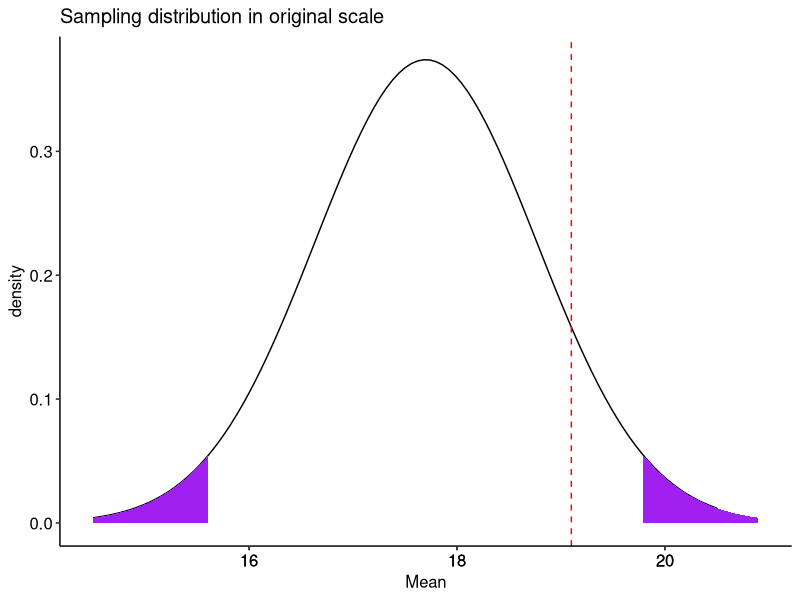
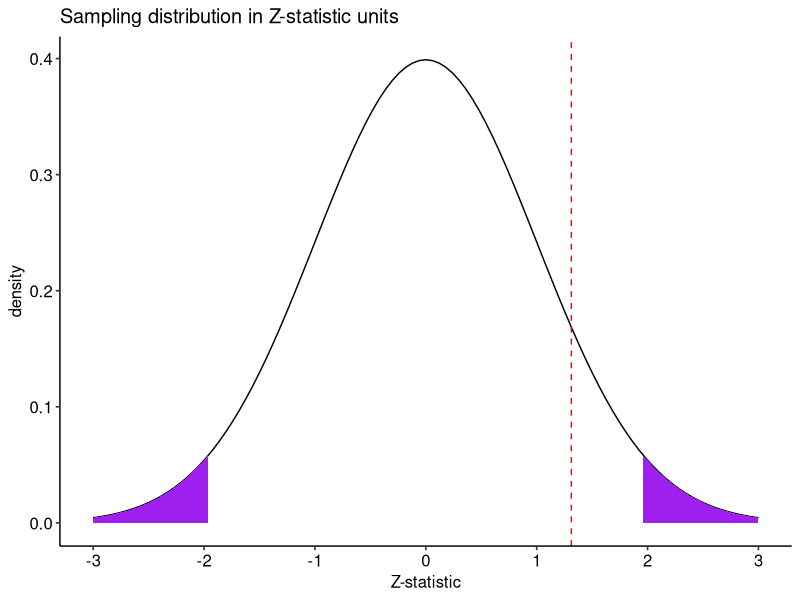
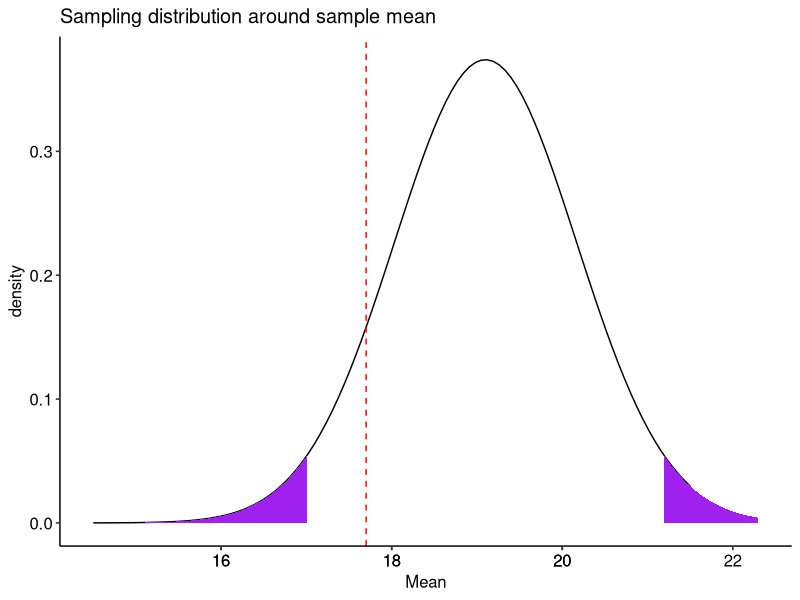
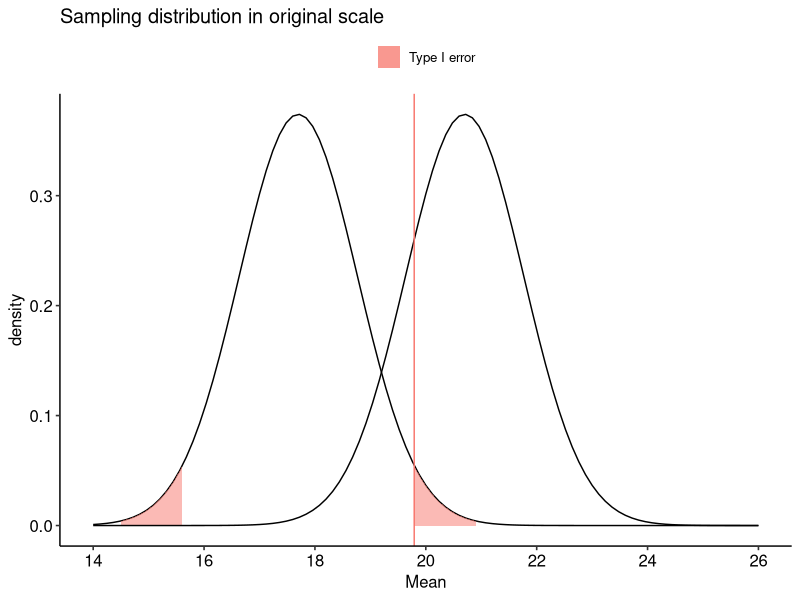
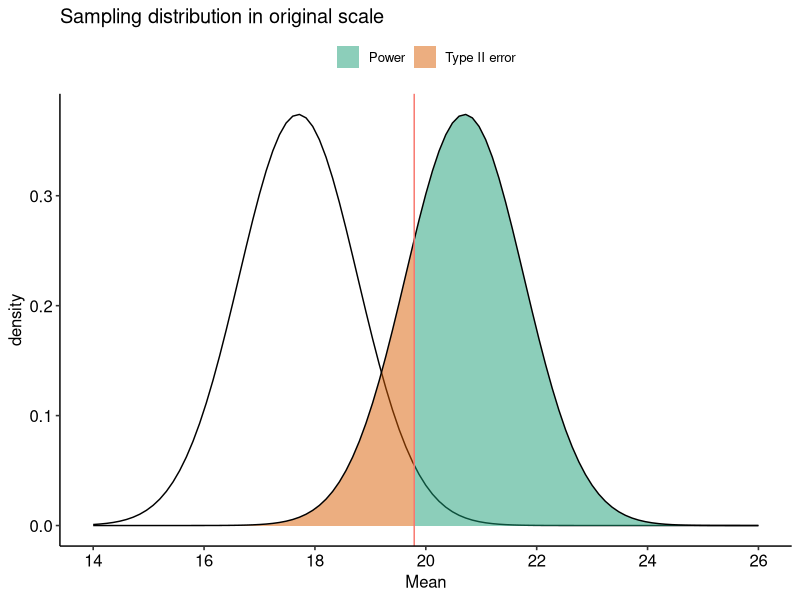
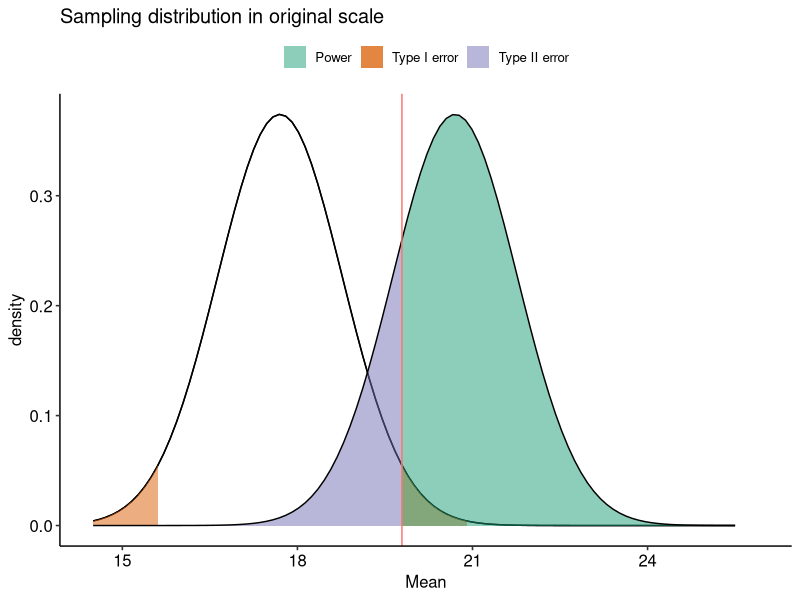
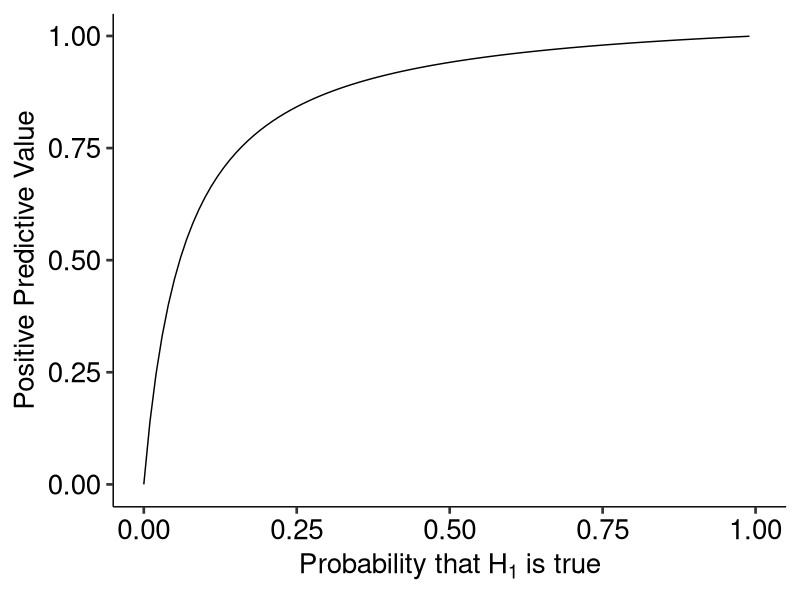
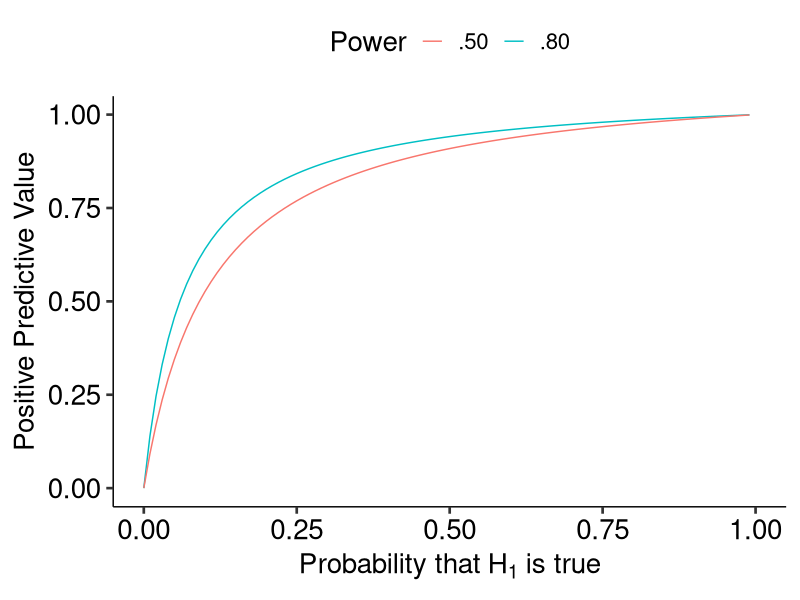

Recreate these plots in R, in order.
## ---- chunk 1
library(tidyverse)
library(ggpubr)
## ---- chunk 2
mu = 17.7
sigma = 3.2
n = 9
xbar = 19.1

sem = sigma/sqrt(n)

cv_pos = mu + 1.96*sem
cv_neg = mu - 1.96*sem

zstat = (xbar-mu)/sem
## ---- chunk 3
#| code-fold: true
mu = 17.7; sigma = 3.2; n = 9; xbar = 19.1

sem = sigma/sqrt(n)

cv_pos = mu + 1.96*sem
cv_neg = mu - 1.96*sem

zstat = (xbar-mu)/sem
lower_bound = mu-3*sem
upper_bound = mu+3*sem

data.frame(M = c(lower_bound:upper_bound)) %>%
  ggplot(aes(x = M)) +
   stat_function(fun = function(x) dnorm(x, mean = mu, sd = sem), 
                 geom = "line") +
  stat_function(fun = function(x) dnorm(x, mean = mu, sd = sem), 
                 geom = "area", fill = "purple", xlim = c(cv_pos, upper_bound)) +
  stat_function(fun = function(x) dnorm(x, mean = mu, sd = sem), 
                 geom = "area", fill = "purple", xlim = c(lower_bound, cv_neg)) +
  geom_vline(aes(xintercept = xbar), color = "red", linetype = "dashed") +
  scale_x_continuous(breaks = round(c(lower_bound:upper_bound))) + 
  labs(x = "Mean", y = "density", title = "Sampling distribution in original scale")+
  theme_pubr()
## ---- chunk 4
#| code-fold: true
data.frame(M = c(-3:3)) %>%
  ggplot(aes(x = M)) +
   stat_function(fun = function(x) dnorm(x), 
                 geom = "line") +
  stat_function(fun = function(x) dnorm(x), 
                 geom = "area", fill = "purple", xlim = c(1.96, 3)) +
  stat_function(fun = function(x) dnorm(x), 
                 geom = "area", fill = "purple", xlim = c(-3, -1.96)) +
  geom_vline(aes(xintercept = zstat), color = "red", linetype = "dashed") +
  scale_x_continuous(breaks = c(-3:3)) +
  labs(x = "Z-statistic", y = "density", title = "Sampling distribution in Z-statistic units")+
  theme_pubr()
## ---- chunk 5
pnorm(q = 19.1, mean = 17.7, sd = 1.067, lower.tail = F)*2
pnorm(q = 1.3125, lower.tail = F)*2
## ---- chunk 6
#| code-fold: true
mu = 17.7; sigma = 3.2; n = 9; xbar = 19.1

sem = sigma/sqrt(n)

cv_pos = xbar + 1.96*sem
cv_neg = xbar - 1.96*sem

zstat = (xbar-mu)/sem
lower_bound = mu-3*sem
upper_bound = xbar+3*sem

data.frame(M = c(lower_bound:upper_bound)) %>%
  ggplot(aes(x = M)) +
  stat_function(fun = function(x) dnorm(x, mean = xbar, sd = sem), 
                 geom = "line") +
  stat_function(fun = function(x) dnorm(x, mean = xbar, sd = sem), 
                 geom = "area", fill = "purple", xlim = c(cv_pos, upper_bound)) +
  stat_function(fun = function(x) dnorm(x, mean = xbar, sd = sem), 
                 geom = "area", fill = "purple", xlim = c(lower_bound, cv_neg)) +
  geom_vline(aes(xintercept = mu), color = "red", linetype = "dashed") +
  scale_x_continuous(breaks = round(c(lower_bound:upper_bound))) + 
  labs(x = "Mean", y = "density", title = "Sampling distribution around sample mean")+
  theme_pubr()
## ---- chunk 7
#| code-fold: true

mu = 17.7; sigma = 3.2; n = 9; xbar = 19.1

sem = sigma/sqrt(n)

cv_pos = mu + 1.96*sem
cv_neg = mu - 1.96*sem

zstat = (xbar-mu)/sem
lower_bound = mu-3*sem
upper_bound = mu+3*sem

data.frame(M = c(lower_bound:(upper_bound+5))) %>%
  ggplot(aes(x = M)) +
  stat_function(fun = function(x) dnorm(x, mean = mu, sd = sem), 
                 geom = "line") +
  stat_function(aes(fill = "Type I error"), fun = function(x) dnorm(x, mean = mu, sd = sem), 
                 geom = "area", xlim = c(cv_pos, upper_bound),
                alpha = .5) +
  stat_function(aes(fill = "Type I error"), fun = function(x) dnorm(x, mean = mu, sd = sem), 
                 geom = "area", xlim = c(lower_bound, cv_neg),
                alpha = .5) +
  stat_function(fun = function(x) dnorm(x, mean = mu+3, sd = sem), 
                 geom = "line") +
  geom_vline(aes(xintercept = cv_pos, color = "Type I error")) +
  scale_x_continuous(breaks = seq(14,26,2), limits = c(14,26)) +
  guides(color = "none") +
  labs(x = "Mean", y = "density", title = "Sampling distribution in original scale", fill = NULL)+
  theme_pubr()
## ---- chunk 8
#| code-fold: true
data.frame(M = c(lower_bound:(upper_bound+5))) %>%
  ggplot(aes(x = M)) +
   stat_function(fun = function(x) dnorm(x, mean = mu, sd = sem), 
                 geom = "line") +
  stat_function(aes(fill = "Type II error"), fun = function(x) dnorm(x, mean = mu+3, sd = sem), 
                 geom = "area", xlim = c(lower_bound, cv_pos),
                alpha = .5) +
  stat_function(aes(fill = "Power"), fun = function(x) dnorm(x, mean = mu+3, sd = sem), 
                 geom = "area", xlim = c(cv_pos, upper_bound+5),
                alpha = .5) +
  stat_function(fun = function(x) dnorm(x, mean = mu+3, sd = sem), 
                 geom = "line") +
  geom_vline(aes(xintercept = cv_pos, color = "Type I error")) +
  scale_x_continuous(breaks = seq(14,26,2), limits = c(14,26)) +
  scale_fill_brewer(palette = "Dark2") +
  guides(color = "none") +
  labs(x = "Mean", y = "density", title = "Sampling distribution in original scale", fill = NULL)+
  theme_pubr()
## ---- chunk 9
#| code-fold: true
data.frame(M = c(lower_bound:(upper_bound+5))) %>%
  ggplot(aes(x = M)) +
   stat_function(fun = function(x) dnorm(x, mean = mu, sd = sem), 
                 geom = "line") +
  stat_function(fun = function(x) dnorm(x, mean = mu, sd = sem), 
                 geom = "line") +
  stat_function(aes(fill = "Type I error"), 
                fun = function(x) dnorm(x, mean = mu, sd = sem), 
                geom = "area", 
                xlim = c(cv_pos, upper_bound),
                alpha = .5) +
  stat_function(aes(fill = "Type I error"), 
                fun = function(x) dnorm(x, mean = mu, sd = sem), 
                geom = "area", 
                xlim = c(lower_bound, cv_neg),
                alpha = .5) +
  stat_function(aes(fill = "Type II error"), 
                fun = function(x) dnorm(x, mean = mu+3, sd = sem), 
                geom = "area", 
                xlim = c(lower_bound, cv_pos),
                alpha = .5) +
  stat_function(aes(fill = "Power"), 
                fun = function(x) dnorm(x, mean = mu+3, sd = sem), 
                geom = "area", 
                xlim = c(cv_pos, upper_bound+5),
                alpha = .5) +
  stat_function(fun = function(x) dnorm(x, mean = mu+3, sd = sem), 
                geom = "line") +
  geom_vline(aes(xintercept = cv_pos, 
                 color = "Type I error")) +
  #scale_x_continuous(breaks = c(14:26), limits = c(14:26)) + 
  scale_fill_brewer(palette = "Dark2") +
  guides(color = "none") +
  labs(x = "Mean", 
       y = "density", 
       title = "Sampling distribution in original scale", 
       fill = NULL)+
  theme_pubr()

## ---- chunk 10
#| code-fold: true
ppv_fun = function(R, beta = .20, alpha = .05){
  ppv = ((1-beta)*R)/((1-beta)*R + alpha)
  return(ppv)
}

data.frame(prob = seq(0,1, by = .01)) %>%
  mutate(ratio = prob/(1-prob),
         ppv = ppv_fun(ratio)) %>%
  ggplot(aes(x = prob, y = ppv)) +
  geom_line() +
  scale_x_continuous(expression("Probability that"~H[1]~"is true")) +
  scale_y_continuous("Positive Predictive Value")+
  theme_pubr(base_size = 20)
## ---- chunk 11
#| code-fold: true
data.frame(prob = seq(0,1, by = .01)) %>%
  mutate(ratio = prob/(1-prob),
         ppv = ppv_fun(ratio),
         ppv_low = ppv_fun(ratio, beta = .5)) %>%
  ggplot(aes(x = prob)) +
  geom_line(aes(y = ppv, color = ".80")) +
  geom_line(aes(y = ppv_low, color = ".50")) +
  scale_x_continuous(expression("Probability that"~H[1]~"is true")) +
  scale_y_continuous("Positive Predictive Value")+
  scale_color_discrete("Power")+
  theme_pubr(base_size = 20)
## ---- chunk 12
#| code-fold: true
data.frame(prob = seq(0,1, by = .01)) %>%
  mutate(ratio = prob/(1-prob),
         ppv = ppv_fun(ratio),
         ppv_low = ppv_fun(ratio, beta = .5),
         ppv_alp = ppv_fun(ratio, alpha = .20),
         ppv_low_alp = ppv_fun(ratio, beta = .5, alpha = .20)) %>%
  ggplot(aes(x = prob)) +
  geom_line(aes(y = ppv, color = ".80", linetype = ".05")) +
  geom_line(aes(y = ppv_low, color = ".50", linetype = ".05")) +
  geom_line(aes(y = ppv_alp, color = ".80", linetype = ".20")) +
  geom_line(aes(y = ppv_low_alp, color = ".50", linetype = ".20")) +
  scale_x_continuous(expression("Probability that"~H[1]~"is true")) +
  scale_y_continuous("Positive Predictive Value")+
  scale_color_discrete("Power")+
  scale_linetype_discrete("Alpha") +
  theme_pubr(base_size = 20)
## ---- chunk 13
#| code-fold: true
set.seed(201112)
# number of simulations
sims = 10000
# sample size
N = 30
# create empty vector for storing p-values
p_values = numeric(sims) 
# loop
for(i in 1:sims){
  # draw sample
  sample = rnorm(n = N, 
                 mean = 0, 
                 sd = 1) 
  sample_mean = mean(sample) 
  sample_sd = sd(sample)
  se_mean = sample_sd/sqrt(N)
  z_stat = (sample_mean-0)/se_mean
  sample_p = pnorm(q = abs(z_stat), 
                   lower.tail = F)
  p_values[i] = sample_p
}
## ---- chunk 14
data.frame(sim = 1:sims, p=p_values) %>%
  ggplot(aes(x = p)) +
    geom_density(alpha = .4, fill = "grey")+
    theme_bw(base_size = 16) +
  labs(x = "p-value", y = "frequency")
## ---- chunk 15
#| code-fold: true
set.seed(201112)
# create empty vector for storing p-values
p_values = numeric(sims) 
# loop
for(i in 1:sims){
  # draw sample
  sample = rnorm(n = N, 
                 mean = .25, 
                 sd = 1) 
  sample_mean = mean(sample) 
  sample_sd = sd(sample)
  se_mean = sample_sd/sqrt(N)
  z_stat = (sample_mean-0)/se_mean
  sample_p = pnorm(q = abs(z_stat), 
                   lower.tail = F)
  p_values[i] = sample_p
}
## ---- chunk 16
data.frame(sim = 1:sims, p=p_values) %>%
  ggplot(aes(x = p)) +
    geom_density(alpha = .4, fill = "grey")+
    theme_bw(base_size = 16) +
  labs(x = "p-value", y = "frequency")
## ---- chunk 17
#| code-fold: true
set.seed(201112)
# create empty vector for storing p-values
p_values = numeric(sims) 
# loop
for(i in 1:sims){
  # draw sample
  sample = rnorm(n = N, 
                 mean = .50, 
                 sd = 1) 
  sample_mean = mean(sample) 
  sample_sd = sd(sample)
  se_mean = sample_sd/sqrt(N)
  z_stat = (sample_mean-0)/se_mean
  sample_p = pnorm(q = abs(z_stat), 
                   lower.tail = F)
  p_values[i] = sample_p
}
## ---- chunk 18
data.frame(sim = 1:sims, p=p_values) %>%
  ggplot(aes(x = p)) +
    geom_density(alpha = .4, fill = "grey")+
    theme_bw(base_size = 16) +
  labs(x = "p-value", y = "frequency")
## ---- chunk 19
#| code-fold: true
data.frame(sim = 1:sims, p=p_values) %>%
  ggplot(aes(x = p)) +
    geom_density(alpha = .4, fill = "grey")+
  scale_x_continuous(limits = c(0, .05)) +
    theme_bw(base_size = 16) +
  labs(x = "p-value", y = "frequency")
## ---- chunk 20
#| code-fold: true
set.seed(201112)
# create empty vector for storing p-values
p_values = numeric(sims) 
# loop
for(i in 1:sims){
  try = 1
  sample_p = 1
  # while these statements are true, 
  # keep going
  while(sample_p >= .05 & try <= 2){
    sample = rnorm(n = N, 
                 mean = 0, 
                 sd = 1) 
  sample_mean = mean(sample) 
  sample_sd = sd(sample)
  se_mean = sample_sd/sqrt(N)
  z_stat = (sample_mean-0)/se_mean
  sample_p = pnorm(q = abs(z_stat), 
                   lower.tail = F)
  try = try+1
  }
  p_values[i] = sample_p
}
## ---- chunk 21
data.frame(sim = 1:sims, p=p_values) %>%
  ggplot(aes(x = p)) +
    geom_density(alpha = .4, fill = "grey")+
  scale_x_continuous(limits = c(0, .1)) +
    theme_bw(base_size = 16) +
  labs(x = "p-value", y = "frequency", 
       title = "One extra try")
## ---- chunk 22
#| code-fold: true
set.seed(201112)
# create empty vector for storing p-values
p_values = numeric(sims) 
# loop
for(i in 1:sims){
  try = 1
  sample_p = 1
  # while these statements are true, 
  # keep going
  while(sample_p >= .05 & try <= 3){
    try = try+1
    sample = rnorm(n = N, 
                 mean = 0, 
                 sd = 1) 
  sample_mean = mean(sample) 
  sample_sd = sd(sample)
  se_mean = sample_sd/sqrt(N)
  z_stat = (sample_mean-0)/se_mean
  sample_p = pnorm(q = abs(z_stat), 
                   lower.tail = F)
  }
  p_values[i] = sample_p
}
## ---- chunk 23
data.frame(sim = 1:sims, p=p_values) %>%
  ggplot(aes(x = p)) +
  geom_density(alpha = .4, fill = "grey")+
  scale_x_continuous(limits = c(0, .1)) +
    theme_bw(base_size = 16) +
  labs(x = "p-value", y = "frequency", 
       title = "Two extra tries")
## ---- chunk 24
#| code-fold: true
phack_data = data.frame(sim = 1:sims, p=p_values,
                        type = "p-hack") 

set.seed(201112)
# create empty vector for storing p-values
p_values = numeric(sims) 
# loop
for(i in 1:sims){
  # draw sample
  sample = rnorm(n = N, 
                 mean = .25, 
                 sd = 1) 
  sample_mean = mean(sample) 
  sample_sd = sd(sample)
  se_mean = sample_sd/sqrt(N)
  z_stat = (sample_mean-0)/se_mean
  sample_p = pnorm(q = abs(z_stat), 
                   lower.tail = F)
  p_values[i] = sample_p
}

nonp_data = data.frame(sim = 1:sims, p=p_values,
                       type = "true H1") 


full_join(phack_data, nonp_data) %>%
  ggplot(aes(x = p, fill = type)) +
    geom_density(alpha = .4) +
  scale_x_continuous(limits = c(0, .1)) +
    theme_bw(base_size = 16) +
  labs(x = "p-value", y = "frequency", 
       title = "Two extra tries")
## ---- chunk 25
N = 25
X = 20
upper_ci = 35
moe = upper_ci - X
tcv = qt(p = .975, df = N-1)
se = moe/tcv
tstat = X/se
p1 = pt(tstat, df = N-1, lower.tail = F)*2

N = 40
X = 10
upper_ci = 21
moe = upper_ci - X
tcv = qt(p = .975, df = N-1)
se = moe/tcv
tstat = X/se
p2 = pt(tstat, df = N-1, lower.tail = F)*2
